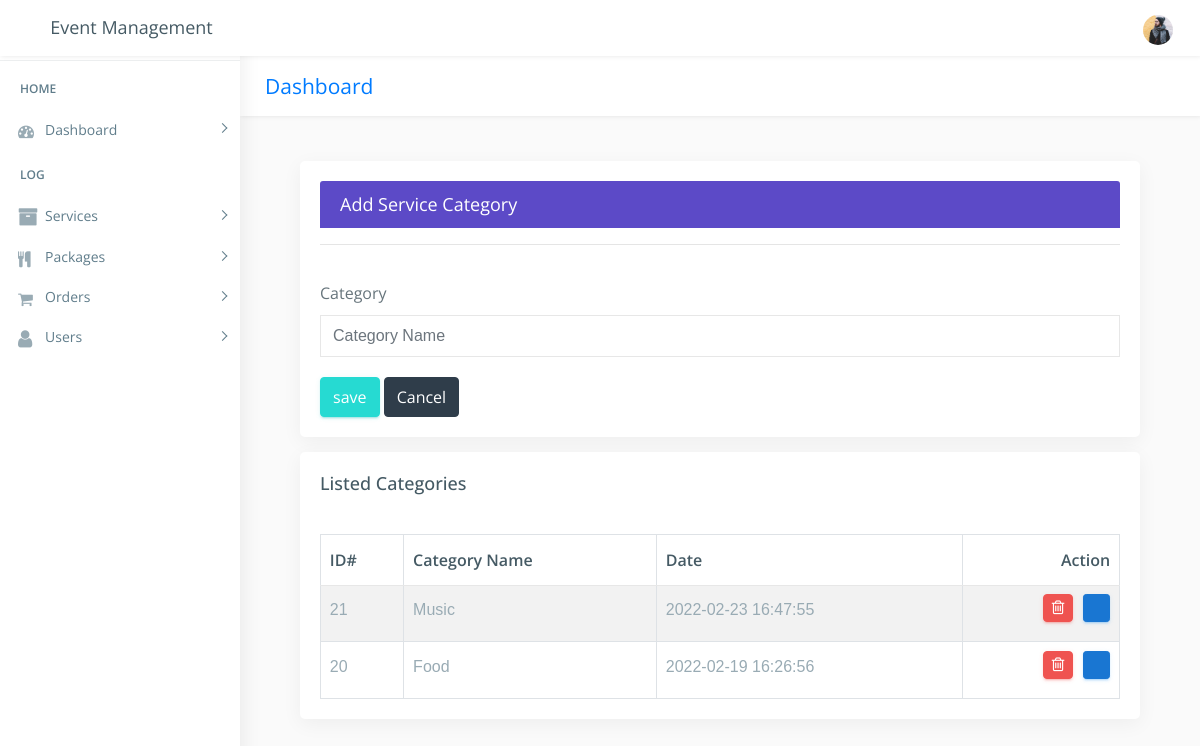
The app's page /admin/add_category.php (signed in), older data.
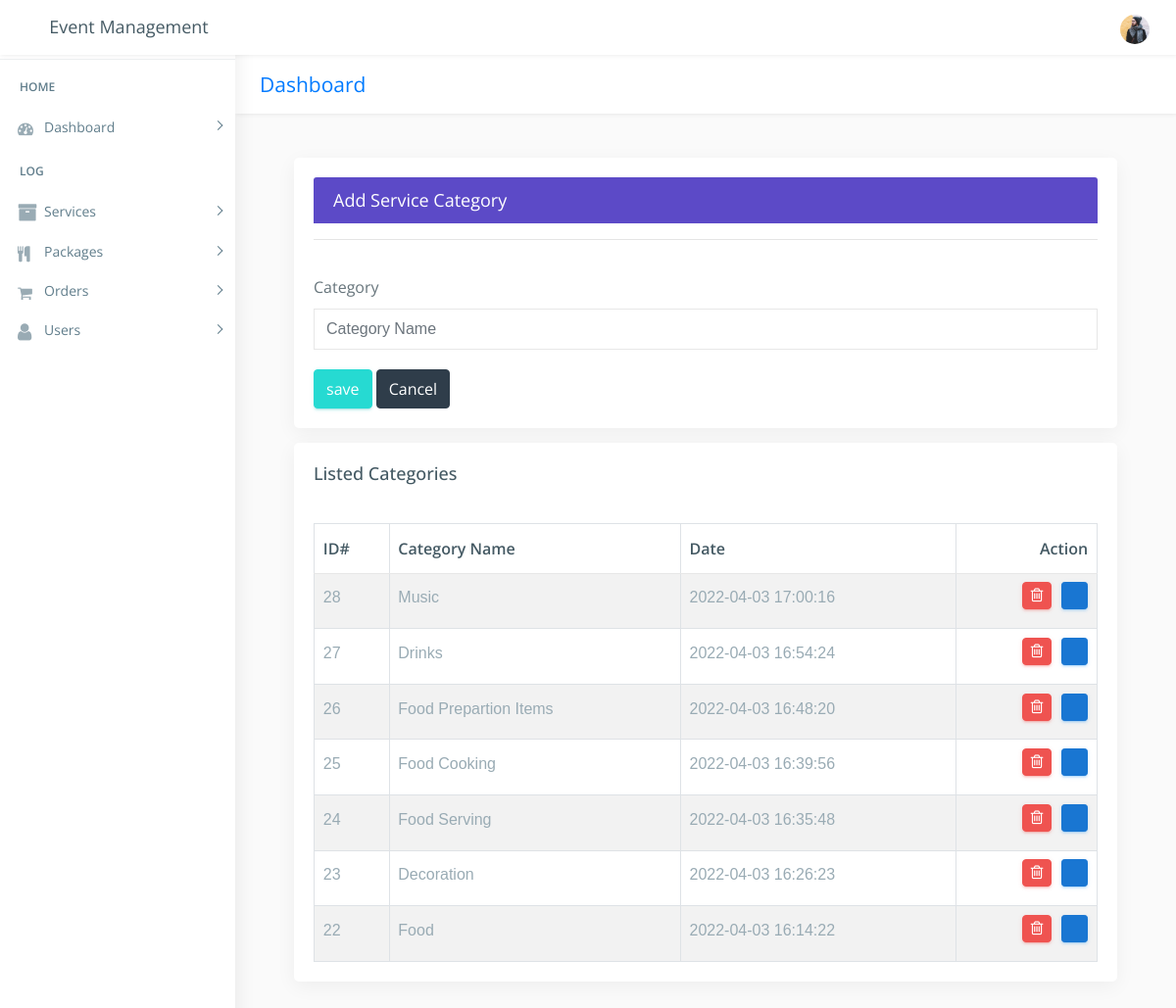
The same page, newer data.
### tables this page shows
CREATE TABLE `ser_category` (
  `c_id` int(222) NOT NULL,
  `c_name` varchar(222) NOT NULL,
  `date` timestamp NOT NULL DEFAULT current_timestamp() ON UPDATE current_timestamp()
);

### admin/add_category.php (the view, shortened to what the changed rows need)
<!DOCTYPE html>
<html lang="en">
<?php
include("../connection/connect.php");
if(empty($_SESSION["adm_id"]))
{
	header('location:index.php');
}
elseif($_SESSION['role'] == "User")
{
	header('location:index.php');
}
else
{
?>
<head>
    <link href="css/lib/bootstrap/bootstrap.min.css" rel="stylesheet">
    <link href="css/helper.css" rel="stylesheet">
    <link href="css/style.css" rel="stylesheet">
</head>
<body class="fix-header">
    <div id="main-wrapper">
        <div class="page-wrapper" style="height:1200px;">
            <div class="container-fluid">
					  <div class="row">
					   <div class="col-12">
                        <div class="card">
                            <div class="card-body">
                                <div class="table-responsive m-t-40">
                                    <table id="myTable" class="table table-bordered table-striped">
                                        <thead>
                                            <tr>
                                                <th>ID#</th>
                                                <th>Category Name</th>
                                                <th>Date</th>
												  <th>Action</th>
                                            </tr>
                                        </thead>
                                        <tbody>
											<?php
												$sql="SELECT * FROM ser_category order by c_id desc";
												$query=mysqli_query($db,$sql);
													if(!mysqli_num_rows($query) > 0 )
														{
															echo '<td colspan="7"><center>No Categories-Data!</center></td>';
														}
													else
														{
																	while($rows=mysqli_fetch_array($query))
																		{
																					echo ' <tr><td>'.$rows['c_id'].'</td>
																								<td>'.$rows['c_name'].'</td>
																								<td>'.$rows['date'].'</td>
																									 <td><a href="delete_category.php?cat_del='.$rows['c_id'].'" class="btn btn-danger btn-flat btn-addon btn-xs m-b-10"><i class="fa fa-trash-o" style="font-size:16px"></i></a>
																									 <a href="update_category.php?cat_upd='.$rows['c_id'].'" " class="btn btn-info btn-flat btn-addon btn-sm m-b-10 m-l-5"><i class="ti-settings"></i></a>
																									</td></tr>';
																		}
														}
											?>
                                        </tbody>
                                    </table>
                                </div>
                            </div>
                        </div>
						 </div>
                </div>
            </div>
        </div>
    </div>
</body>
</html>
<?php
}
?>

Row changes from the older to the newer data that the page shows:
removed ser_category: c_id "21", c_name "Music", date "2022-02-23 16:47:55"
removed ser_category: c_id "20", c_name "Food", date "2022-02-19 16:26:56"
added ser_category: c_id "28", c_name "Music", date "2022-04-03 17:00:16"
added ser_category: c_id "27", c_name "Drinks", date "2022-04-03 16:54:24"
added ser_category: c_id "26", c_name "Food Prepartion Items", date "2022-04-03 16:48:20"
added ser_category: c_id "25", c_name "Food Cooking", date "2022-04-03 16:39:56"
added ser_category: c_id "24", c_name "Food Serving", date "2022-04-03 16:35:48"
added ser_category: c_id "23", c_name "Decoration", date "2022-04-03 16:26:23"
added ser_category: c_id "22", c_name "Food", date "2022-04-03 16:14:22"
